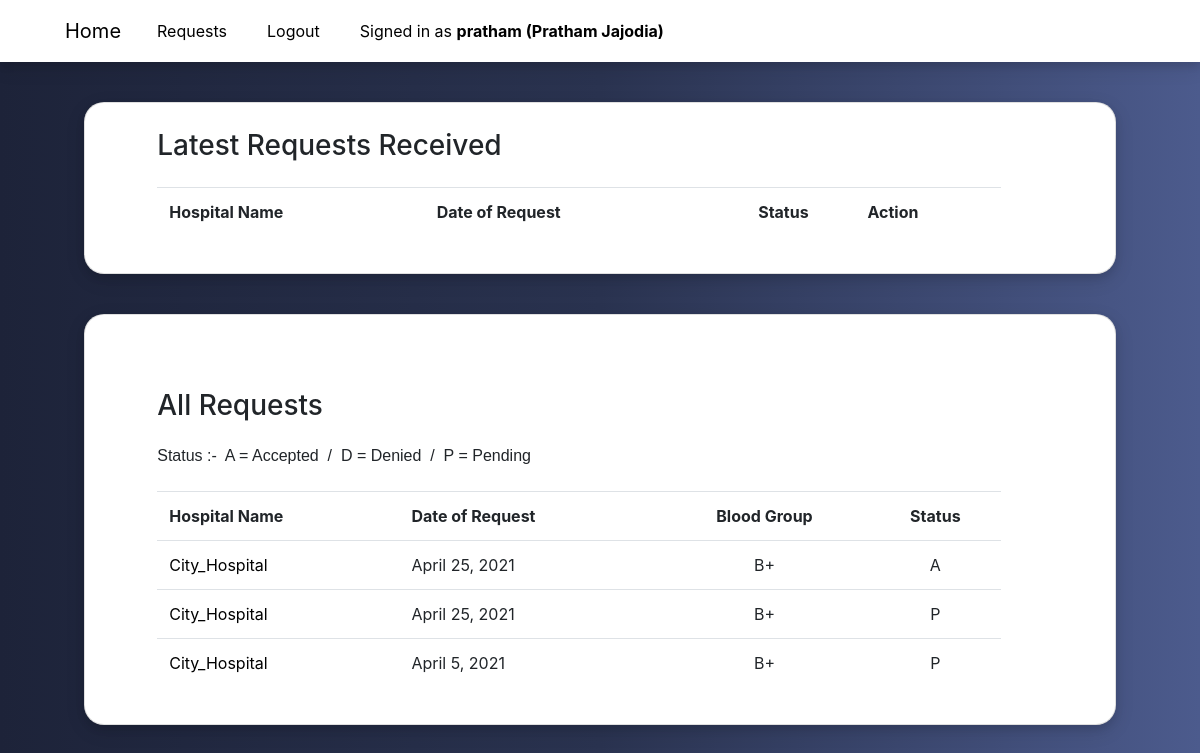
The page /requests/ (signed in) on the database its author committed.
### donate/models.py (models this page shows, shortened)
class User(AbstractUser):
    gender_choice = [
        ("M", "Male"),
        ("F", "Female"),
        ("O", "Other")
    ]
    is_hospital = models.BooleanField(default = False)
    street = models.CharField (max_length=64)
    city = models.CharField (max_length=64)
    state = models.CharField (max_length=64)
    phone_no = models.CharField(max_length=15, validators=[validate_international_phonenumber], unique=True)
    dob = models.DateField(auto_now_add=False, blank=True, null=True)
    blood_type = models.CharField(choices=unit_choices, max_length=64, blank=True)
    gender = models.CharField(choices=gender_choice, max_length=1, blank=True)
    requests = models.ManyToManyField("User", blank=True, through="BloodRequest")
    def __str__(self):
        if self.is_hospital:
            return f'{self.username}'
        else:
            return f'{self.username} ({self.first_name} {self.last_name})'

class BloodRequest(models.Model):
    hospital = models.ForeignKey("User", on_delete=models.CASCADE, related_name="requester")
    donor = models.ForeignKey("User", on_delete=models.CASCADE, related_name="requested_donor")
    status_choice = [
        ("P", "Pending"),
        ("A", "Accepted"),
        ("D", "Denied")
    ]
    date = models.DateField(auto_now_add=True)
    status = models.CharField(choices=status_choice, max_length=1, default="P")

### donate/views.py (the view, shortened to what this page needs)
# urls.py: path("requests/", views.requests, name="requests"),
@login_required(login_url="login")
def requests(request):
    if request.user.is_hospital == True:
        reqs = BloodRequest.objects.filter(hospital=request.user)
    else:
        reqs = BloodRequest.objects.filter(donor=request.user)
    return render(request, "donate/requests.html", {
            "reqs": reqs.order_by('date').reverse(),
            "today": date.today()
        })

### donate/templates/donate/requests.html (shortened to what this page needs)
{% extends "donate/layout.html" %}
{% load static %}
{% block stylelink %} <link href="{% static 'donate/requests.css' %}" rel="stylesheet"> {% endblock %}
{% block body %}
    <div class="requestscontainer">
        <div>
            {% if user.is_hospital == True %}
            <div class="card">
                <h3>Today's Accepted Requests</h3>
                    <div class="overflow">
                    <table class="table table-hover">
                    <tr>
                        <th> Donor Name </th>
                        <th> Date of Request </th>
                        <th style="text-align: center;"> Status </th>
                        <th style="text-align: center;"> Blood Group </th>
                    </tr>
                    {% for req in reqs %}
                        {% if req.status == 'A' and today == req.date %}
                            <tr>
                                <td>    <a href="{% url 'profile' name=req.donor.username %}">{{ req.donor.first_name }} {{ req.donor.last_name }}</a> </td>
                                <td>    {{ req.date }}    </td>
                                <td style="text-align: center;">    {{ req.status }}  </td>
                                <td style="text-align: center;">    {{ req.donor.blood_type }}  </td>
                            </tr>
                        {% endif %}
                    {% empty %}
                    <tr>
                        <td>None</td>
                        <td>None</td>
                        <td style="text-align: center;">None</td>
                        <td style="text-align: center;">None</td>
                    <tr>
                    {% endfor %}
                    </table>
                    </div>
                </div>
                <div class="card">
                <h3>Make New Request</h3>
                Makes a request to all the donors in the city with Particular Blood Type
                <form action="{% url 'requests' %}" method="POST" style="display:flex; flex-flow: row wrap;">
                    {% csrf_token %}
                    <select class="form-control input" name="blood_req_type" required id="dropdown">
                        <option value="A+">A+</option>
                        <option value="A-">A-</option>
                        <option value="B+">B+</option>
                        <option value="B-">B-</option>
                        <option value="AB+">AB+</option>
                        <option value="AB-">AB-</option>
                        <option value="O+">O+</option>
                        <option value="O-">O-</option>
                    </select>
                    <input class="btn btn-info input" type="submit" value="Make Request" id="submit" style="margin-left:50px">
                </form>
                </div>
            {% else %}
            <div class="card">
                <h3>Latest Requests Received </h3>
                <div class="overflow">
                    <table class="table table-hover">
                        <tr>
                            <th> Hospital Name </th>
                            <th> Date of Request </th>
                            <th style="text-align: center;"> Status </th>
                            <th> Action </th>
                        </tr>
                    </table>
                </div>
            </div>
            {% endif %}
            <div class="card">
                {% if user.is_hospital == True %}
                    <h3>ALL Requests Made</h3>
                {% else %}
                    <br><br><h3>All Requests</h3>
                {% endif %}
                <pre style="padding-bottom: 10px; font: 1em sans-serif;">Status :-  A = Accepted  /  D = Denied  /  P = Pending</pre>
                <div class="overflow">
                <table class="table table-hover">
                    <tr>
                        {% if user.is_hospital == True %}
                            <th> Donor Name </th>
                        {% else %}
                            <th>Hospital Name</th>
                        {% endif %}
                        <th> Date of Request </th>
                        <th style="text-align: center;"> Blood Group </th>
                        <th style="text-align: center;"> Status </th>
                    </tr>
                        {% for req in reqs %}
                            <tr>
                                {% if user.is_hospital == True %}
                                    <td> <a href="{% url 'profile' name=req.donor.username %}">{{ req.donor.first_name }} {{ req.donor.last_name }}</a></td>
                                {% else %}
                                    <td> <a href="{% url 'profile' name=req.hospital.username %}">{{ req.hospital }}</a></td>
                                {% endif %}
                                <td> {{ req.date }} </td>
                                <td style="text-align: center;"> {{ req.donor.blood_type }}</td>
                                <td style="text-align: center;"> {{ req.status }} </td>
                            </tr>
                        {% endfor %}
                </table>
                </div>
            </div>
        </div>
    </div>
{% endblock %}

### donate/templates/donate/layout.html (shortened to what this page needs)
{% load static %}
<!DOCTYPE html>
<html lang="en">
    <head>
        <link rel="stylesheet" href="https://stackpath.bootstrapcdn.com/bootstrap/4.4.1/css/bootstrap.min.css">
        <link href="{% static 'donate/navbar.css' %}" rel="stylesheet">
        {% block stylelink %} {% endblock %}
    </head>
    <body>
        <nav class="navbar navbar-expand-md fixed-top" id="navbar">
            <div class="container">
                <a class="navbar-brand" href="{% url 'index' %}">Home</a>
                <div class="collapse navbar-collapse" id="navbarResponsive">
                    <ul class="navbar-nav ms-auto">
                        {% if user.is_authenticated %}
                            <li class="nav-item mx-0 mx-md-1"><a class="nav-link py-3 px-0 px-md-3 rounded" href="{% url 'requests' %}">Requests</a></li>
                            <li class="nav-item mx-0 mx-md-1"><a class="nav-link py-3 px-0 px-md-3 rounded" href="{% url 'logout' %}">Logout</a></li>
                            <li class="nav-item mx-0 mx-md-1"><a class="nav-link py-3 px-0 px-md-3 rounded" href="{% url 'profile' name=user.username %}">Signed in as <strong>{{ user }}</strong></a></li>
                        {% else %}
                            <li class="nav-item mx-0 mx-md-1"><a class="nav-link py-3 px-0 px-md-3 rounded" href="{% url 'login' %}">Login</a></li>
                            <li class="nav-item mx-0 mx-md-1"><a class="nav-link py-3 px-0 px-md-3 rounded" href="{% url 'register' %}">Register</a></li>
                        {% endif %}
                    </ul>
                </div>
            </div>
        </nav>
        <div>
        {% block body %}
        {% endblock %}
        </div>
    </body>
    </html>
</html>

### donate/static/donate/navbar.css (style rules this page uses)
#navbar { padding-left: 50px; padding-top: 3px; padding-bottom: 3px; position: sticky; top:0; background-color: white; box-shadow: 0 4px 8px 0 rgba(0, 0, 0, 0.1), 0 6px 20px 0 rgba(0, 0, 0, 0.1); z-index: 5; }

### donate/static/donate/requests.css (style rules this page uses)
body { background: -webkit-gradient(linear, left top, right top, color-stop(0%,#1D2339), color-stop(50%,#2A3350), color-stop(100%,#4C5B8D )); }
.requestscontainer { margin: 40px 7% 100px 7%; }
a, a:hover, a:focus, a:active, a:visited { color: black }
.table { width: 90%; }
tr, td { padding: 5px 5px 5px 5px; width: fit-content; }
h3 { margin-bottom: 25px; }
.card { margin-top: 20px; margin-bottom: 40px; padding: 2.5% 2% 2% 7% ; box-shadow: 0 4px 8px 0 rgba(0, 0, 0, 0.1), 0 6px 20px 0 rgba(0, 0, 0, 0.1); border-radius: 20px; }
.overflow { overflow-x: auto; }

### rows shown on the page
User: is_hospital+username+first_name "pratham (Pratham Jajodia)"
BloodRequest: hospital "City_Hospital", date "April 25, 2021", donor.blood_type "B+", status "A"
BloodRequest: hospital "City_Hospital", date "April 25, 2021", donor.blood_type "B+", status "P"
BloodRequest: hospital "City_Hospital", date "April 5, 2021", donor.blood_type "B+", status "P"
